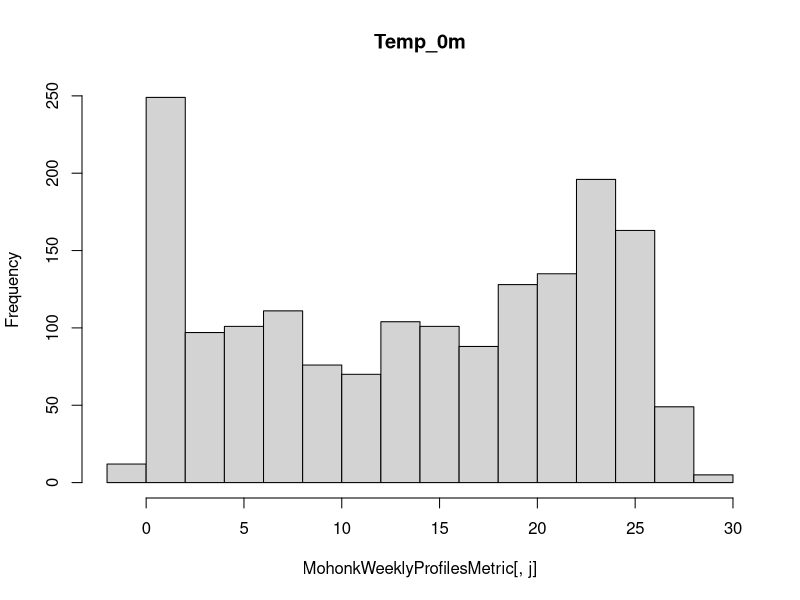
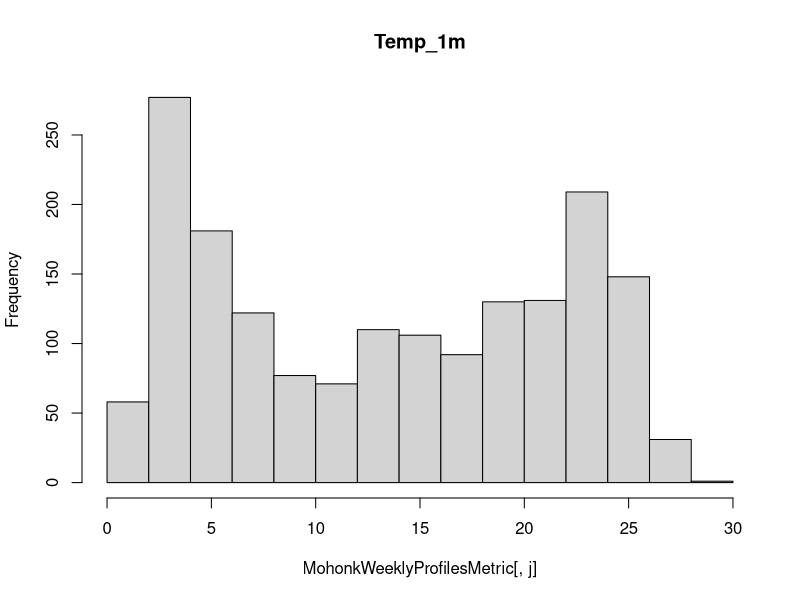
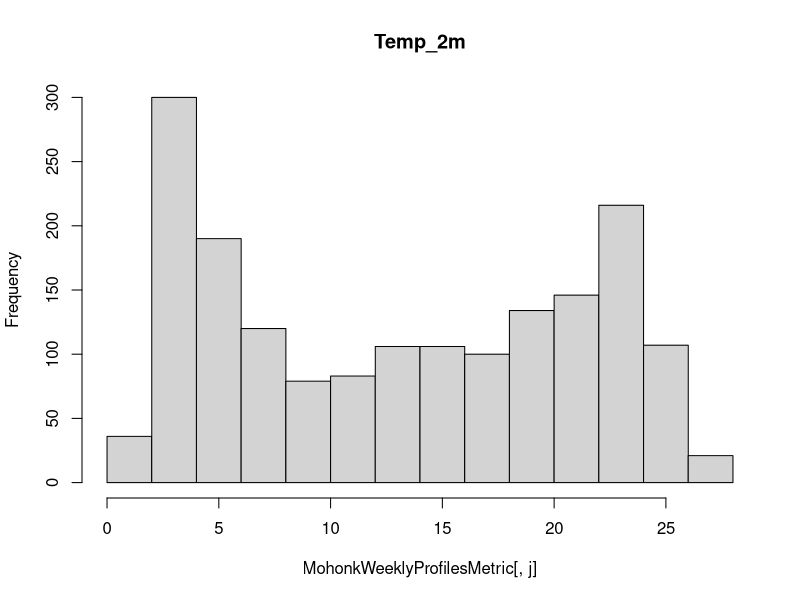
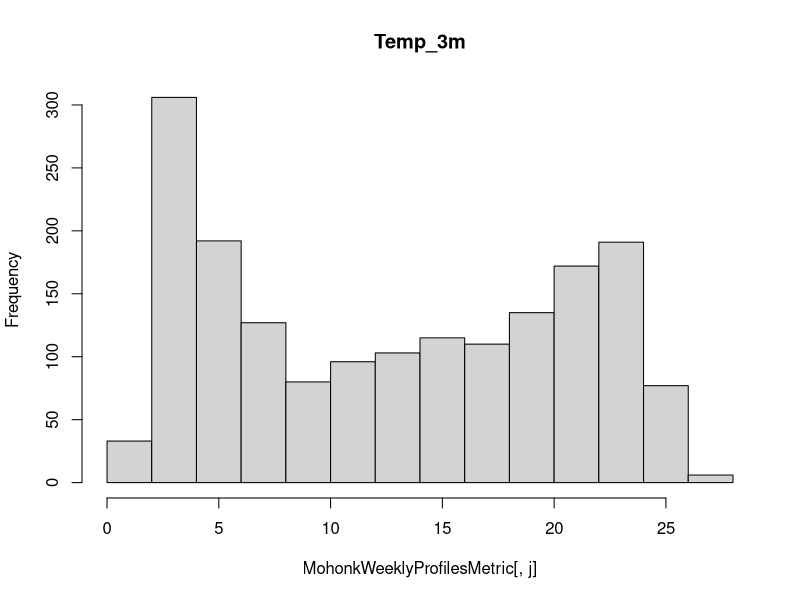
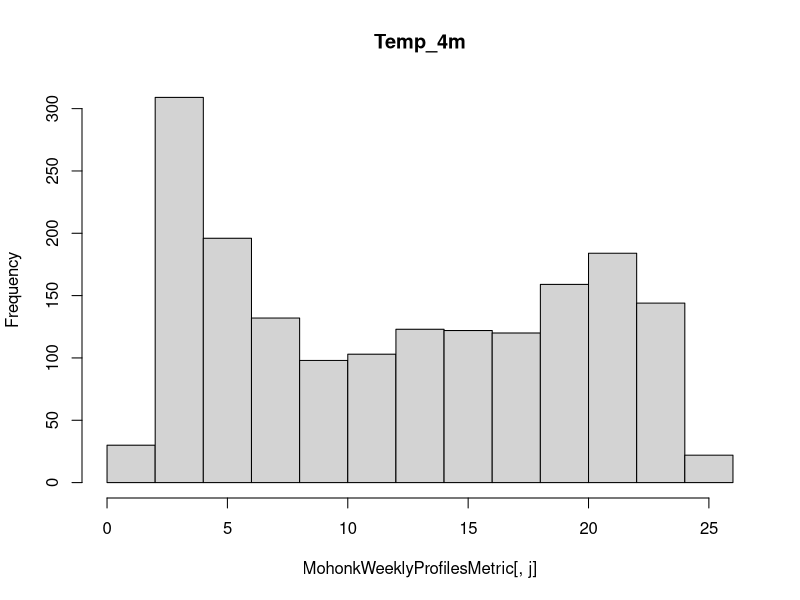
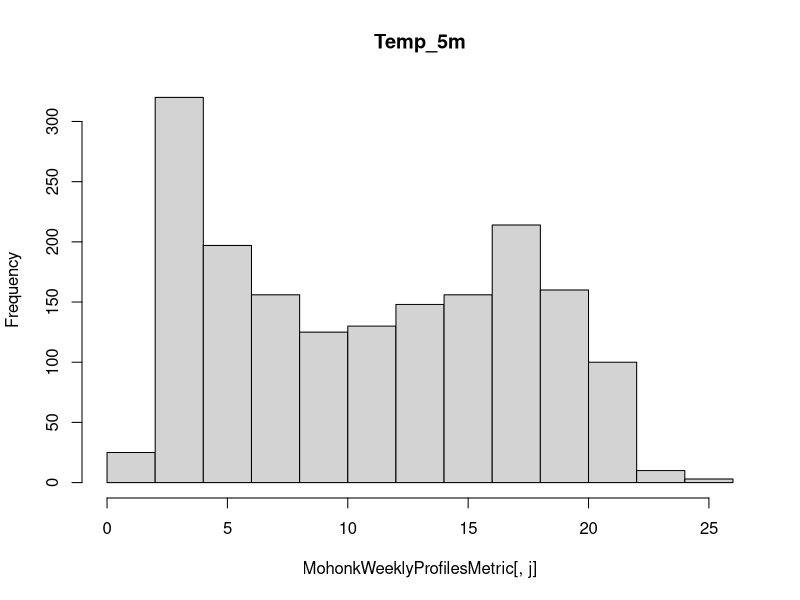
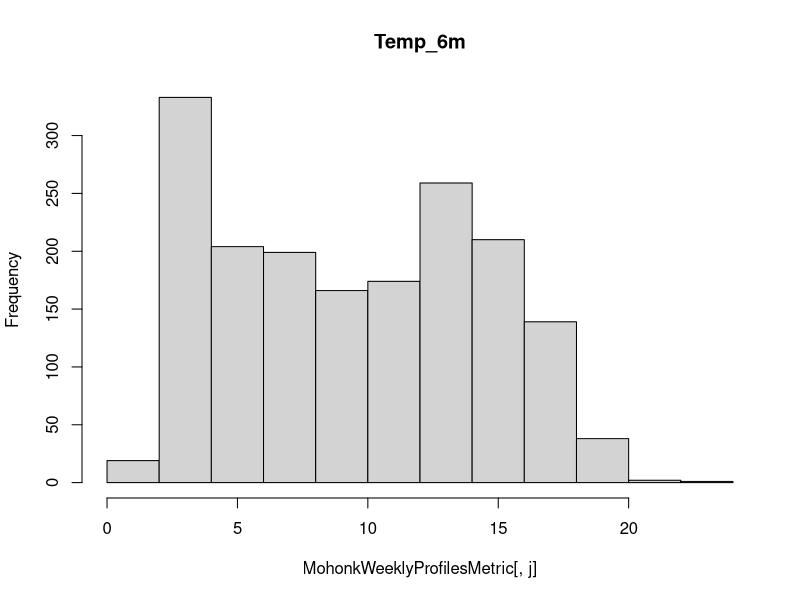
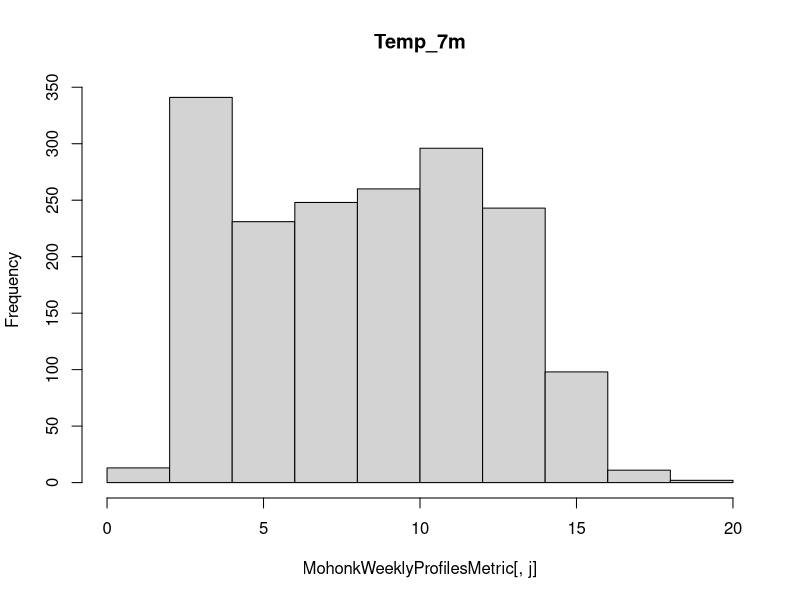

R code for these plots, in order:
#Read in Bathymetry Data####
# setwd(BathyDir2014)
if(!require(tidyverse)){install.packages("tidyverse")}
if(!require(lubridate)){install.packages("lubridate")}

library(tidyverse)
library(lubridate)
library(ggplot2)


#READ Bathymetry####
MohonkBathy<-read.csv('data/Mohonk_area_bathymetry_csv2.csv', fill = TRUE)

#READ Temperature data 1980-2016#### 
MohonkWeeklyProfiles<-read.csv("data/2016_MohonkLake_tblSecchi-Thermistor.csv", fill = TRUE)

#Clean up some error values
MohonkWeeklyProfiles$METER3[MohonkWeeklyProfiles$METER3==783&!is.na(MohonkWeeklyProfiles$METER3)]<-78.3
MohonkWeeklyProfiles$METER7[2013]<-NA
MohonkWeeklyProfiles$METER9[2014]<-NA
MohonkWeeklyProfiles$METER10[394]<-NA
MohonkWeeklyProfiles$METER12[1613]<-42.4
#Replace any bottom tempeatures below freezing - there were multiple entries that appear to be depth
#Replace any entries >100 (there are some error codes of 9999)
MohonkWeeklyProfiles$BOTTOM[MohonkWeeklyProfiles$BOTTOM<32&!is.na(MohonkWeeklyProfiles$BOTTOM)]<-NA
MohonkWeeklyProfiles$BOTTOM[MohonkWeeklyProfiles$BOTTOM>75&!is.na(MohonkWeeklyProfiles$BOTTOM)]<-NA

#Remove an anonmylous 2015, 18Mar value that is 3x the temperature 1 m up####
MohonkWeeklyProfiles$BOTTOM[as.character(MohonkWeeklyProfiles$DATEREAD)=="2015-03-18"]<-NA

#Replace any 0 values with NA
MohonkWeeklyProfiles[, 5:18][MohonkWeeklyProfiles[, 5:18] == 0] <- NA

#Create new data frame with QA/QC data in metric
MohonkWeeklyProfilesMetric<-as.data.frame(matrix(nrow=length(MohonkWeeklyProfiles$DATEREAD),
                                                 ncol=length(names(MohonkWeeklyProfiles))))

names(MohonkWeeklyProfilesMetric)<-c("Date","Collector","DepthToBottom_m",
                                     "Comment","Temp_0m","Temp_1m","Temp_2m",
                                     "Temp_3m","Temp_4m","Temp_5m","Temp_6m",
                                     "Temp_7m","Temp_8m","Temp_9m","Temp_10m",
                                     "Temp_11m","Temp_12m","Temp_Bottom",
                                     "Secchi_m")

MohonkWeeklyProfilesMetric$Date<-as.Date(as.character(MohonkWeeklyProfiles$DATEREAD))

MohonkWeeklyProfilesMetric$Collector<-MohonkWeeklyProfiles$COLLECTOR

MohonkWeeklyProfilesMetric$Comment<-MohonkWeeklyProfiles$COMMENT

#Depth has two different metrics, 0 gets NA,
#>14 is probably feet and needs conversion to m, <14 is meters
MohonkWeeklyProfilesMetric$DepthToBottom_m<-MohonkWeeklyProfiles$DEPTH
MohonkWeeklyProfilesMetric$DepthToBottom_m[MohonkWeeklyProfiles$DEPTH==0]<-NA
MohonkWeeklyProfilesMetric$DepthToBottom_m[MohonkWeeklyProfiles$DEPTH>30&!is.na(MohonkWeeklyProfiles$DEPTH)]<-MohonkWeeklyProfiles$DEPTH[MohonkWeeklyProfiles$DEPTH>30&!is.na(MohonkWeeklyProfiles$DEPTH)]*0.3048

#Clean up any remaining >15 numbers, make them NA
MohonkWeeklyProfilesMetric$DepthToBottom_m[MohonkWeeklyProfilesMetric$DepthToBottom_m>15&!is.na(MohonkWeeklyProfilesMetric$DepthToBottom_m)]<-NA

#Convert to temperature in C
MohonkWeeklyProfilesMetric[,seq(5,18)]<-(MohonkWeeklyProfiles[,seq(5,18)]-32)*(5/9)

#Finds any values with a really small lowest number and replaces with NA
#I think these values, the depth and last temp reading were juxtaposed
find.errors2<-MohonkWeeklyProfilesMetric[(!is.na(MohonkWeeklyProfilesMetric$Temp_Bottom)&MohonkWeeklyProfilesMetric$Temp_Bottom<0),
                                         c("Date","Temp_Bottom")]

MohonkWeeklyProfilesMetric[MohonkWeeklyProfilesMetric$Date %in% find.errors2$DATEREAD,"BOTTOM"]<-NA

#1985-09-20  The temperature for meter10 has really high values
#(~10C more than the week before or after and above and below). Setting to NA!
MohonkWeeklyProfilesMetric[MohonkWeeklyProfilesMetric$Date %in% as.Date("1985-09-20"),"Temp_10m"]<-NA

#Get rid of anonmylous values on 1985-10-08 as all the values are 10C
MohonkWeeklyProfilesMetric[MohonkWeeklyProfilesMetric$Date %in% as.Date("1985-10-08"),5:18]<-NA

#The temperature at Meter8 and Meter9 is high, none of the other values are close.  Setting to NA!
MohonkWeeklyProfilesMetric[MohonkWeeklyProfilesMetric$Date %in% as.Date("1986-05-30"),"Temp_8m"]<-NA
MohonkWeeklyProfilesMetric[MohonkWeeklyProfilesMetric$Date %in% as.Date("1986-05-30"),"Temp_9m"]<-NA

#The row for 1986-08-13 needs to be NAs
MohonkWeeklyProfilesMetric[MohonkWeeklyProfilesMetric$Date %in% as.Date("1986-08-13"),5:18]<-NA

#The row for 1994-07-21 needs to be NAs
MohonkWeeklyProfilesMetric[MohonkWeeklyProfilesMetric$Date %in% as.Date("1994-07-21"),5:18]<-NA

#The row for 2010-06-08 needs to be NAs
MohonkWeeklyProfilesMetric[MohonkWeeklyProfilesMetric$Date %in% as.Date("2010-06-08"),5:18]<-NA

#The depth8.0 variable for 24Jul1992 is anomalous - 10C higher than values around it and should be set to NA
MohonkWeeklyProfilesMetric[MohonkWeeklyProfilesMetric$Date %in% as.Date("1992-07-24"),"Temp_8m"]<-NA

#The depth11.0 variable for 01Oct1993 is anomalous - 10C higher than values around it and should be set to NA
MohonkWeeklyProfilesMetric[MohonkWeeklyProfilesMetric$Date %in% as.Date("1993-10-01"),"Temp_11m"]<-NA

#The depth11.0 variable for 08Jun1998 is anomalous both in the thermistor string but also for the surrounding Dates and should be set to NA
MohonkWeeklyProfilesMetric[MohonkWeeklyProfilesMetric$Date %in% as.Date("1998-06-08"),"Temp_11m"]<-NA

#The depth4.0 variable for 28Feb2008 is below 0 and should be set to NA
MohonkWeeklyProfilesMetric[MohonkWeeklyProfilesMetric$Date %in% as.Date("2008-02-28"),"Temp_4m"]<-NA

#The depth11.0 variable for 20Mar2009 is below 0 and should be set to NA
MohonkWeeklyProfilesMetric[MohonkWeeklyProfilesMetric$Date %in% as.Date("2009-03-20"),"Temp_11m"]<-NA

#The depth12.0 variable for 07Jul2012 is 10C warmer than preceeding and following values and should be set to NA
MohonkWeeklyProfilesMetric[MohonkWeeklyProfilesMetric$Date %in% as.Date("2011-07-07"),"Temp_12m"]<-NA

#The comments say thermister giving false readings, set entire row for 2012-02-23 needs to be NAs
MohonkWeeklyProfilesMetric[MohonkWeeklyProfilesMetric$Date %in% as.Date("2012-02-23"),5:18]<-NA

#The surface reading for all three values seems more like the bottom value - and is really inconsistent with the below values and surrounding.  Setting all three of these surface readings to NA.
MohonkWeeklyProfilesMetric[MohonkWeeklyProfilesMetric$Date %in% as.Date("2012-05-7"),"Temp_0m"]<-NA
MohonkWeeklyProfilesMetric[MohonkWeeklyProfilesMetric$Date %in% as.Date("2012-05-11"),"Temp_0m"]<-NA
MohonkWeeklyProfilesMetric[MohonkWeeklyProfilesMetric$Date %in% as.Date("2012-05-17"),"Temp_0m"]<-NA

#Loop through all the temperature readings for quality control histograms
for(j in 5:18){
  hist(MohonkWeeklyProfilesMetric[,j],main=names(MohonkWeeklyProfilesMetric)[j])
}  

#Convert to m from feet
MohonkWeeklyProfilesMetric$Secchi_m<-MohonkWeeklyProfiles$SECCHI*0.3048  

#Any secchi with 0 gets converted to NA
MohonkWeeklyProfilesMetric$Secchi_m[MohonkWeeklyProfilesMetric$Secchi_m==0]<-NA

#Graph histogram of Secchi
hist(MohonkWeeklyProfilesMetric$Secchi_m)

##Upload 2017 data#### 
MohonkWeeklyProfiles2017<-read.csv("data/2017_MohonkLake_Secchi_Thermistor.csv", fill = TRUE)  
MohonkWeeklyProfiles2017Metric<-MohonkWeeklyProfiles2017

#Convert to temperature in C
MohonkWeeklyProfiles2017Metric[,seq(5,18)]<-(MohonkWeeklyProfiles2017Metric[,seq(5,18)]-32)*(5/9)

#Rename column headers
names(MohonkWeeklyProfiles2017Metric)<-c("Date","Collector","DepthToBottom_m",
                                         "Comment","Temp_0m","Temp_1m","Temp_2m",
                                         "Temp_3m","Temp_4m","Temp_5m","Temp_6m",
                                         "Temp_7m","Temp_8m","Temp_9m","Temp_10m",
                                         "Temp_11m","Temp_12m","Temp_Bottom",
                                         "Secchi_m")

#Convert date variable to date
MohonkWeeklyProfiles2017Metric$Date<-as.Date(as.character(MohonkWeeklyProfiles2017Metric$Date))

#Convert to m from feet
MohonkWeeklyProfiles2017Metric$Secchi_m<-MohonkWeeklyProfiles2017Metric$Secchi_m*0.3048  

#Any secchi with 0 gets converted to NA
MohonkWeeklyProfiles2017Metric$Secchi_m[MohonkWeeklyProfiles2017Metric$Secchi_m==0]<-NA

#Graph histogram of Secchi
hist(MohonkWeeklyProfiles2017Metric$Secchi_m)

#Loop through all the temperature readings for quality control histograms
for(j in 5:18){
  #hist(MohonkWeeklyProfiles2017Metric[,j],main=names(MohonkWeeklyProfiles2017Metric)[j])
}  

#Add an extra column called "BOTTOM" that is NA to match with <2016 data
MohonkWeeklyProfiles2017Metric$BOTTOM<-NA

##Upload sensor data####    
MohonkWeeklyProfilesSensor<-read.csv("data/MohonkSensor-AllData-01Apr2016to06Aug2018-ModifiedHeaders.csv", fill = TRUE)  

#Fix date/time format
MohonkWeeklyProfilesSensor$DateTime<-as.POSIXct(as.character(MohonkWeeklyProfilesSensor$DateTime))

#Remove the -100000 error code
#Loop through all the temperature readings for quality control histograms
for(j in 2:11){
  MohonkWeeklyProfilesSensor[MohonkWeeklyProfilesSensor[,j]<(-20),j]<-NA
  #hist(MohonkWeeklyProfilesSensor[,j],main=names(MohonkWeeklyProfilesSensor)[j])
}

#Remove all rows of data where Temp_9m>13C
MohonkWeeklyProfilesSensor[MohonkWeeklyProfilesSensor$Temp_9m>13|is.na(MohonkWeeklyProfilesSensor$Temp_9m),2:11]<-NA

#Downsample to daily values
#Create a date column
MohonkWeeklyProfilesSensor$Date<-as.Date(MohonkWeeklyProfilesSensor$DateTime)

#aggregate by date for each column
MohonkWeeklyProfilesSensorDaily<-aggregate(MohonkWeeklyProfilesSensor,by=list(MohonkWeeklyProfilesSensor$Date),FUN=mean,na.rm=T)

#Add some dummy columns to match up with the other data frames
MohonkWeeklyProfilesSensorDaily$Collector<-NA
MohonkWeeklyProfilesSensorDaily$DepthToBottom_m<-NA
MohonkWeeklyProfilesSensorDaily$Comment<-NA
MohonkWeeklyProfilesSensorDaily$Temp_10m<-NA
MohonkWeeklyProfilesSensorDaily$Temp_11m<-NA
MohonkWeeklyProfilesSensorDaily$Temp_12m<-NA
MohonkWeeklyProfilesSensorDaily$Temp_Bottom<-NA
MohonkWeeklyProfilesSensorDaily$Secchi_m<-NA
MohonkWeeklyProfilesSensorDaily$BOTTOM<-NA

#Output the correct order
MohonkWeeklyProfilesSensorDaily.cols<-MohonkWeeklyProfilesSensorDaily[,names(MohonkWeeklyProfiles2017Metric)]

#Merge 2017 MP data with 2017 sensor daily data with MP data superceding the sensor data
#Second is the sensor data frame for all dates except those found in MohonkWeeklyProfiles2017Metric$Date and year = 2017
MohonkWeeklyProfiles2017Metric<-rbind(MohonkWeeklyProfiles2017Metric,
                                      MohonkWeeklyProfilesSensorDaily.cols[!(MohonkWeeklyProfilesSensorDaily.cols$Date %in% MohonkWeeklyProfiles2017Metric$Date)&as.numeric(format(MohonkWeeklyProfilesSensorDaily.cols$Date,"%Y"))==2017,])

#Order by date
MohonkWeeklyProfiles2017Metric<-MohonkWeeklyProfiles2017Metric[order(MohonkWeeklyProfiles2017Metric$Date),]

# Seasonal NAO indices ----------------------------------------------------

#Read in data
NAO_daily<-read.csv("data/NAO_index_daily.csv")

#Make date column
NAO_daily$Date <- paste(NAO_daily$Year, NAO_daily$Month, NAO_daily$Day, sep="-") %>%
  ymd()

#Convert date to DOY
NAO_daily<-NAO_daily %>%
  mutate(DOY=yday(Date))

# Seasonal ENSO indices ----------------------------------------------------

#Read in data
ENSO_monthly<-read.csv("data/ONI_index_monthly.csv")

##Upload Mohonk NOAA National Weather Service Temp and Precip daily data####    
MohonkDailyWeather.upload<-read.csv("data/MohonkPreserveWeatherData-1985-2017-NOAA-NCEI.csv", fill = TRUE) 
MohonkDailyWeather.upload$Date<-as.Date(as.character(MohonkDailyWeather.upload$DATE))
MohonkDailyWeather.upload$Precip_mm<-MohonkDailyWeather.upload$PRCP_in*25.4
MohonkDailyWeather.upload$Snow_mm<-MohonkDailyWeather.upload$SNOW_in*25.4
MohonkDailyWeather.upload$SnowDepth_mm<-MohonkDailyWeather.upload$SNWD_in*25.4
MohonkDailyWeather.upload$TempMax_degC<-(MohonkDailyWeather.upload$TMAX_degF-32)*5/9
MohonkDailyWeather.upload$TempMin_degC<-(MohonkDailyWeather.upload$TMIN_degF-32)*5/9
MohonkDailyWeather.upload$TempMean_degC<-(MohonkDailyWeather.upload$TempMax_degC+MohonkDailyWeather.upload$TempMin_degC)/2

#Keep relevant columns for weather data frame
MohonkDailyWeather<-MohonkDailyWeather.upload[,c("Date","Precip_mm","Snow_mm",
                                                 "SnowDepth_mm","TempMax_degC",
                                                 "TempMin_degC","TempMean_degC")]

##Upload Mohonk Ice on and Ice off data####    
MohonkIce.upload<-read.csv("data/MohonkLake-IceOnIceOff-1932-2017.csv", fill = TRUE) 
MohonkIce.upload$Year<-seq(1932,2019,by=1) #Corrected the script to include 2019


#Create new column of ice in date. Replace "No Date" with NA, format the others to dates
MohonkIce.upload$IceInDate<-as.character(MohonkIce.upload$ICEIN)
MohonkIce.upload$IceInDate[MohonkIce.upload$IceInDate=="No date"]<-NA
# MohonkIce.upload$IceInDate<-as.Date(MohonkIce.upload$IceInDate)
MohonkIce.upload <- MohonkIce.upload %>%
  mutate(IceInDate=mdy(IceInDate))

#Create new column of ice in date. Replace "No Date
MohonkIce.upload$IceOutDate<-as.character(MohonkIce.upload$ICEOUT)
MohonkIce.upload$IceOutDate[MohonkIce.upload$IceOutDate=="No date"]<-NA
MohonkIce.upload <- MohonkIce.upload %>%
  mutate(IceOutDate=mdy(IceOutDate))
# MohonkIce.upload$IceOutDate<-as.Date(MohonkIce.upload$IceOutDate)

#Create new data frame with only relevant columns
MohonkIce<-MohonkIce.upload[,c("Year","IceInDate","IceOutDate")]
MohonkIce$IceInDayofYear<-as.POSIXlt(MohonkIce$IceInDate, format = "%d%b%y")$yday+1
MohonkIce$IceOutDayofYear<-as.POSIXlt(MohonkIce$IceOutDate, format = "%d%b%y")$yday+1
MohonkIce$LengthOfIceCover_days<-as.numeric(MohonkIce$IceOutDate-MohonkIce$IceInDate)
MohonkIcePost1985<-MohonkIce[MohonkIce$Year>=1984,]

str(MohonkIce)

####Merge different data frames together####
MohonkWeeklyProfilesMetric<-rbind(MohonkWeeklyProfilesMetric,MohonkWeeklyProfiles2017Metric)

#Create a year variable and day of the year
MohonkWeeklyProfilesMetric$year<-as.numeric(format(MohonkWeeklyProfilesMetric$Date,"%Y"))
MohonkWeeklyProfilesMetric$dayofyear<-as.POSIXlt(MohonkWeeklyProfilesMetric$Date, format = "%d%b%y")$yday+1

#Order by date
MohonkWeeklyProfilesMetric<-MohonkWeeklyProfilesMetric[order(MohonkWeeklyProfilesMetric$Date),]

###Create Secchi Data frame####
MohonkWeeklySecchi<-MohonkWeeklyProfilesMetric[,c("Date","Secchi_m")]


#Remove unneccessary data frames
rm(find.errors2)
rm(MohonkDailyWeather.upload)
rm(MohonkIce.upload)
rm(j)
rm(MohonkWeeklyProfilesSensor)
rm(MohonkWeeklyProfiles)
rm(MohonkWeeklyProfiles2017)
rm(MohonkWeeklyProfiles2017Metric)
rm(MohonkWeeklyProfilesSensorDaily)
rm(MohonkWeeklyProfilesSensorDaily.cols)
rm(MohonkIce)
